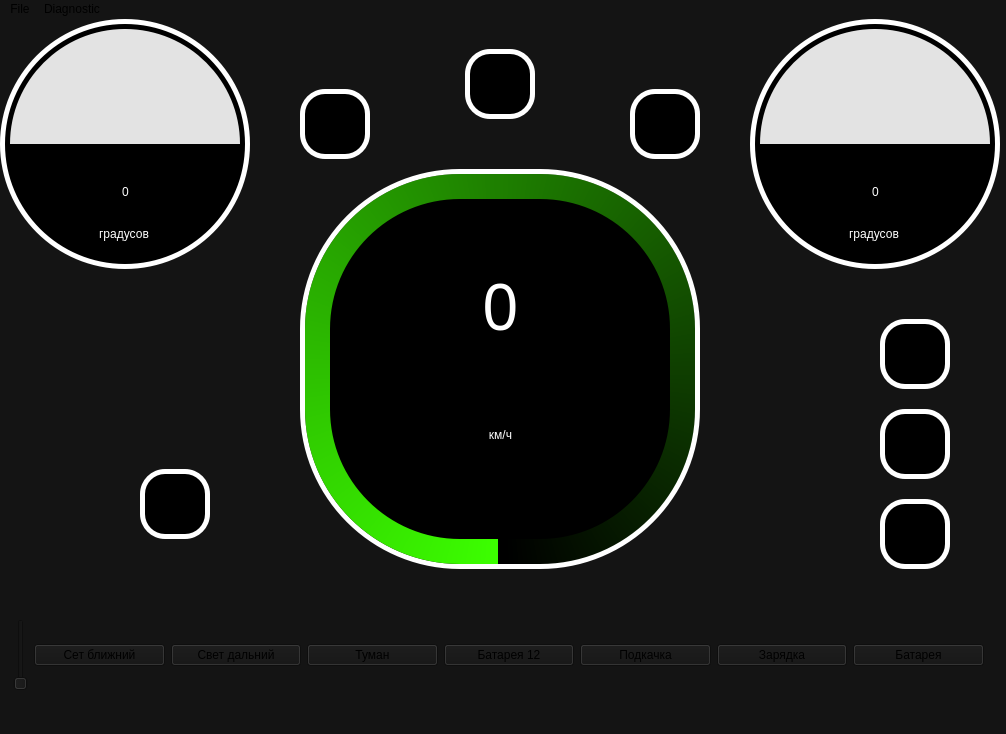
<?xml version="1.0" encoding="UTF-8"?>
<ui version="4.0">
 <class>MainWindow</class>
 <widget class="QMainWindow" name="MainWindow">
  <property name="enabled">
   <bool>true</bool>
  </property>
  <property name="geometry">
   <rect>
    <x>0</x>
    <y>0</y>
    <width>1006</width>
    <height>734</height>
   </rect>
  </property>
  <property name="windowTitle">
   <string>MainWindow</string>
  </property>
  <property name="styleSheet">
   <string notr="true">background-color: rgb(20, 20, 20);
font: 75 12pt &quot;MS Shell Dlg 2&quot;;
</string>
  </property>
  <widget class="QWidget" name="centralwidget">
   <widget class="QFrame" name="circularSpeedBase">
    <property name="geometry">
     <rect>
      <x>300</x>
      <y>150</y>
      <width>400</width>
      <height>400</height>
     </rect>
    </property>
    <property name="styleSheet">
     <string notr="true">background-color: rgba(255, 255, 255, 255);
border-radius: 160px;</string>
    </property>
    <property name="frameShape">
     <enum>QFrame::NoFrame</enum>
    </property>
    <property name="frameShadow">
     <enum>QFrame::Raised</enum>
    </property>
    <widget class="QFrame" name="circularSpeedProgress">
     <property name="geometry">
      <rect>
       <x>5</x>
       <y>5</y>
       <width>390</width>
       <height>390</height>
      </rect>
     </property>
     <property name="styleSheet">
      <string notr="true">QFrame{
	background-color: qconicalgradient(cx:0.5, cy:0.5, angle:270, stop:0 rgba(170, 0, 0, 0), stop:0.00632911 rgba(0, 255, 0, 0), stop:0.998734 rgba(60, 255, 0, 255));
	border-radius:155px;
}</string>
     </property>
     <property name="frameShape">
      <enum>QFrame::NoFrame</enum>
     </property>
     <property name="frameShadow">
      <enum>QFrame::Raised</enum>
     </property>
    </widget>
    <widget class="QFrame" name="circularBg">
     <property name="geometry">
      <rect>
       <x>5</x>
       <y>5</y>
       <width>390</width>
       <height>390</height>
      </rect>
     </property>
     <property name="styleSheet">
      <string notr="true">QFrame{
	background-color: rgba(0, 0, 0, 255);
	border-radius:155px;
}</string>
     </property>
     <property name="frameShape">
      <enum>QFrame::NoFrame</enum>
     </property>
     <property name="frameShadow">
      <enum>QFrame::Raised</enum>
     </property>
    </widget>
    <widget class="QFrame" name="container">
     <property name="geometry">
      <rect>
       <x>30</x>
       <y>30</y>
       <width>340</width>
       <height>340</height>
      </rect>
     </property>
     <property name="styleSheet">
      <string notr="true">QFrame{
	border-radius: 130px;
	background-color: rgb(0, 0, 0);
}</string>
     </property>
     <property name="frameShape">
      <enum>QFrame::NoFrame</enum>
     </property>
     <property name="frameShadow">
      <enum>QFrame::Raised</enum>
     </property>
     <widget class="QWidget" name="layoutWidget">
      <property name="geometry">
       <rect>
        <x>40</x>
        <y>40</y>
        <width>261</width>
        <height>261</height>
       </rect>
      </property>
      <layout class="QVBoxLayout" name="verticalLayout">
       <property name="spacing">
        <number>0</number>
       </property>
       <item>
        <widget class="QLabel" name="speed">
         <property name="font">
          <font>
           <family>BankGothic Lt BT</family>
           <pointsize>48</pointsize>
           <weight>50</weight>
           <italic>false</italic>
           <bold>false</bold>
          </font>
         </property>
         <property name="styleSheet">
          <string notr="true">
font: 48pt &quot;BankGothic Lt BT&quot;;
color: rgb(255, 255, 255);
background-color: rgba(0, 0, 0, 255);
</string>
         </property>
         <property name="text">
          <string>0</string>
         </property>
         <property name="alignment">
          <set>Qt::AlignCenter</set>
         </property>
        </widget>
       </item>
       <item>
        <widget class="QLabel" name="kmH">
         <property name="styleSheet">
          <string notr="true">
font: 20pt &quot;BankGothic Lt BT&quot;;
color: rgb(255, 255, 255);
background-color: rgba(0, 0, 0, 255);
</string>
         </property>
         <property name="text">
          <string>км/ч</string>
         </property>
         <property name="alignment">
          <set>Qt::AlignCenter</set>
         </property>
        </widget>
       </item>
      </layout>
      <zorder>kmH</zorder>
      <zorder>speed</zorder>
     </widget>
    </widget>
    <zorder>circularBg</zorder>
    <zorder>circularSpeedProgress</zorder>
    <zorder>container</zorder>
   </widget>
   <widget class="QWidget" name="layoutWidget">
    <property name="geometry">
     <rect>
      <x>13</x>
      <y>600</y>
      <width>971</width>
      <height>72</height>
     </rect>
    </property>
    <layout class="QHBoxLayout" name="horizontalLayout">
     <item>
      <widget class="QSlider" name="speedSlider">
       <property name="orientation">
        <enum>Qt::Vertical</enum>
       </property>
      </widget>
     </item>
     <item>
      <widget class="QPushButton" name="lowBeamsBtn">
       <property name="text">
        <string>Сет ближний</string>
       </property>
      </widget>
     </item>
     <item>
      <widget class="QPushButton" name="highBeamsBtn">
       <property name="text">
        <string>Свет дальний</string>
       </property>
      </widget>
     </item>
     <item>
      <widget class="QPushButton" name="fogLigghtsBtn">
       <property name="text">
        <string>Туман</string>
       </property>
      </widget>
     </item>
     <item>
      <widget class="QPushButton" name="battery12Btn">
       <property name="text">
        <string>Батарея 12</string>
       </property>
      </widget>
     </item>
     <item>
      <widget class="QPushButton" name="wheelPumpBtn">
       <property name="text">
        <string>Подкачка</string>
       </property>
      </widget>
     </item>
     <item>
      <widget class="QPushButton" name="chargePowerBatBtn">
       <property name="text">
        <string>Зарядка</string>
       </property>
      </widget>
     </item>
     <item>
      <widget class="QPushButton" name="powerBatStateBtn">
       <property name="enabled">
        <bool>true</bool>
       </property>
       <property name="text">
        <string>Батарея</string>
       </property>
      </widget>
     </item>
    </layout>
   </widget>
   <widget class="QWidget" name="widget" native="true">
    <property name="geometry">
     <rect>
      <x>300</x>
      <y>70</y>
      <width>70</width>
      <height>70</height>
     </rect>
    </property>
    <property name="sizePolicy">
     <sizepolicy hsizetype="Fixed" vsizetype="Fixed">
      <horstretch>0</horstretch>
      <verstretch>0</verstretch>
     </sizepolicy>
    </property>
    <property name="styleSheet">
     <string notr="true">background-color: rgb(255, 255, 255);
border-radius: 25px;</string>
    </property>
    <widget class="QLabel" name="lowBeams">
     <property name="geometry">
      <rect>
       <x>5</x>
       <y>5</y>
       <width>60</width>
       <height>60</height>
      </rect>
     </property>
     <property name="sizePolicy">
      <sizepolicy hsizetype="Expanding" vsizetype="Expanding">
       <horstretch>0</horstretch>
       <verstretch>0</verstretch>
      </sizepolicy>
     </property>
     <property name="minimumSize">
      <size>
       <width>40</width>
       <height>40</height>
      </size>
     </property>
     <property name="maximumSize">
      <size>
       <width>60</width>
       <height>60</height>
      </size>
     </property>
     <property name="styleSheet">
      <string notr="true">background-color: rgb(0, 0, 0);
border-radius: 20px;
padding:5px;</string>
     </property>
     <property name="text">
      <string/>
     </property>
     <property name="pixmap">
      <pixmap>icons/low_beam_off.png</pixmap>
     </property>
     <property name="scaledContents">
      <bool>true</bool>
     </property>
     <property name="alignment">
      <set>Qt::AlignCenter</set>
     </property>
    </widget>
   </widget>
   <widget class="QWidget" name="widget_2" native="true">
    <property name="geometry">
     <rect>
      <x>465</x>
      <y>30</y>
      <width>70</width>
      <height>70</height>
     </rect>
    </property>
    <property name="sizePolicy">
     <sizepolicy hsizetype="Fixed" vsizetype="Fixed">
      <horstretch>0</horstretch>
      <verstretch>0</verstretch>
     </sizepolicy>
    </property>
    <property name="styleSheet">
     <string notr="true">background-color: rgb(255, 255, 255);
border-radius: 25px;</string>
    </property>
    <widget class="QLabel" name="highBeams">
     <property name="geometry">
      <rect>
       <x>5</x>
       <y>5</y>
       <width>60</width>
       <height>60</height>
      </rect>
     </property>
     <property name="sizePolicy">
      <sizepolicy hsizetype="Expanding" vsizetype="Expanding">
       <horstretch>0</horstretch>
       <verstretch>0</verstretch>
      </sizepolicy>
     </property>
     <property name="minimumSize">
      <size>
       <width>40</width>
       <height>40</height>
      </size>
     </property>
     <property name="maximumSize">
      <size>
       <width>60</width>
       <height>60</height>
      </size>
     </property>
     <property name="styleSheet">
      <string notr="true">background-color: rgb(0, 0, 0);
border-radius: 20px;
padding: 5px;</string>
     </property>
     <property name="text">
      <string/>
     </property>
     <property name="pixmap">
      <pixmap>icons/high_beam_off.png</pixmap>
     </property>
     <property name="scaledContents">
      <bool>true</bool>
     </property>
    </widget>
   </widget>
   <widget class="QWidget" name="widget_3" native="true">
    <property name="geometry">
     <rect>
      <x>630</x>
      <y>70</y>
      <width>70</width>
      <height>70</height>
     </rect>
    </property>
    <property name="sizePolicy">
     <sizepolicy hsizetype="Fixed" vsizetype="Fixed">
      <horstretch>0</horstretch>
      <verstretch>0</verstretch>
     </sizepolicy>
    </property>
    <property name="styleSheet">
     <string notr="true">background-color: rgb(255, 255, 255);
border-radius: 25px;</string>
    </property>
    <widget class="QLabel" name="fogLights">
     <property name="geometry">
      <rect>
       <x>5</x>
       <y>5</y>
       <width>60</width>
       <height>60</height>
      </rect>
     </property>
     <property name="sizePolicy">
      <sizepolicy hsizetype="Expanding" vsizetype="Expanding">
       <horstretch>0</horstretch>
       <verstretch>0</verstretch>
      </sizepolicy>
     </property>
     <property name="minimumSize">
      <size>
       <width>40</width>
       <height>40</height>
      </size>
     </property>
     <property name="maximumSize">
      <size>
       <width>60</width>
       <height>60</height>
      </size>
     </property>
     <property name="styleSheet">
      <string notr="true">background-color: rgb(0, 0, 0);
border-radius: 20px;
padding: 5px;</string>
     </property>
     <property name="text">
      <string/>
     </property>
     <property name="pixmap">
      <pixmap>icons/fog_ligfht_off.png</pixmap>
     </property>
     <property name="scaledContents">
      <bool>true</bool>
     </property>
    </widget>
   </widget>
   <widget class="QWidget" name="widget_4" native="true">
    <property name="geometry">
     <rect>
      <x>880</x>
      <y>480</y>
      <width>70</width>
      <height>70</height>
     </rect>
    </property>
    <property name="sizePolicy">
     <sizepolicy hsizetype="Fixed" vsizetype="Fixed">
      <horstretch>0</horstretch>
      <verstretch>0</verstretch>
     </sizepolicy>
    </property>
    <property name="styleSheet">
     <string notr="true">background-color: rgb(255, 255, 255);
border-radius: 25px;</string>
    </property>
    <widget class="QLabel" name="battery12">
     <property name="geometry">
      <rect>
       <x>5</x>
       <y>5</y>
       <width>60</width>
       <height>60</height>
      </rect>
     </property>
     <property name="sizePolicy">
      <sizepolicy hsizetype="Expanding" vsizetype="Expanding">
       <horstretch>0</horstretch>
       <verstretch>0</verstretch>
      </sizepolicy>
     </property>
     <property name="minimumSize">
      <size>
       <width>40</width>
       <height>40</height>
      </size>
     </property>
     <property name="maximumSize">
      <size>
       <width>60</width>
       <height>60</height>
      </size>
     </property>
     <property name="styleSheet">
      <string notr="true">background-color: rgb(0, 0, 0);
border-radius: 20px;
padding: 8px;</string>
     </property>
     <property name="text">
      <string/>
     </property>
     <property name="pixmap">
      <pixmap>icons/battery_12V_state_OK.png</pixmap>
     </property>
     <property name="scaledContents">
      <bool>true</bool>
     </property>
    </widget>
   </widget>
   <widget class="QWidget" name="widget_5" native="true">
    <property name="geometry">
     <rect>
      <x>140</x>
      <y>450</y>
      <width>70</width>
      <height>70</height>
     </rect>
    </property>
    <property name="sizePolicy">
     <sizepolicy hsizetype="Fixed" vsizetype="Fixed">
      <horstretch>0</horstretch>
      <verstretch>0</verstretch>
     </sizepolicy>
    </property>
    <property name="styleSheet">
     <string notr="true">background-color: rgb(255, 255, 255);
border-radius: 25px;</string>
    </property>
    <widget class="QLabel" name="wheelsPump">
     <property name="geometry">
      <rect>
       <x>5</x>
       <y>5</y>
       <width>60</width>
       <height>60</height>
      </rect>
     </property>
     <property name="sizePolicy">
      <sizepolicy hsizetype="Expanding" vsizetype="Expanding">
       <horstretch>0</horstretch>
       <verstretch>0</verstretch>
      </sizepolicy>
     </property>
     <property name="minimumSize">
      <size>
       <width>40</width>
       <height>40</height>
      </size>
     </property>
     <property name="maximumSize">
      <size>
       <width>60</width>
       <height>60</height>
      </size>
     </property>
     <property name="styleSheet">
      <string notr="true">background-color: rgb(0, 0, 0);
border-radius: 20px;
padding: 8px;</string>
     </property>
     <property name="text">
      <string/>
     </property>
     <property name="pixmap">
      <pixmap>icons/wheel_pump_off.png</pixmap>
     </property>
     <property name="scaledContents">
      <bool>true</bool>
     </property>
    </widget>
   </widget>
   <widget class="QWidget" name="widget_6" native="true">
    <property name="geometry">
     <rect>
      <x>880</x>
      <y>300</y>
      <width>70</width>
      <height>70</height>
     </rect>
    </property>
    <property name="sizePolicy">
     <sizepolicy hsizetype="Fixed" vsizetype="Fixed">
      <horstretch>0</horstretch>
      <verstretch>0</verstretch>
     </sizepolicy>
    </property>
    <property name="styleSheet">
     <string notr="true">background-color: rgb(255, 255, 255);
border-radius: 25px;</string>
    </property>
    <widget class="QLabel" name="chargePowerBat">
     <property name="geometry">
      <rect>
       <x>5</x>
       <y>5</y>
       <width>60</width>
       <height>60</height>
      </rect>
     </property>
     <property name="sizePolicy">
      <sizepolicy hsizetype="Expanding" vsizetype="Expanding">
       <horstretch>0</horstretch>
       <verstretch>0</verstretch>
      </sizepolicy>
     </property>
     <property name="minimumSize">
      <size>
       <width>40</width>
       <height>40</height>
      </size>
     </property>
     <property name="maximumSize">
      <size>
       <width>60</width>
       <height>60</height>
      </size>
     </property>
     <property name="styleSheet">
      <string notr="true">background-color: rgb(0, 0, 0);
border-radius: 20px;
padding: 8px;</string>
     </property>
     <property name="text">
      <string/>
     </property>
     <property name="pixmap">
      <pixmap>icons/charge_power_bat_off.png</pixmap>
     </property>
     <property name="scaledContents">
      <bool>true</bool>
     </property>
    </widget>
   </widget>
   <widget class="QWidget" name="widget_7" native="true">
    <property name="geometry">
     <rect>
      <x>880</x>
      <y>390</y>
      <width>70</width>
      <height>70</height>
     </rect>
    </property>
    <property name="sizePolicy">
     <sizepolicy hsizetype="Fixed" vsizetype="Fixed">
      <horstretch>0</horstretch>
      <verstretch>0</verstretch>
     </sizepolicy>
    </property>
    <property name="styleSheet">
     <string notr="true">background-color: rgb(255, 255, 255);
border-radius: 25px;</string>
    </property>
    <widget class="QLabel" name="powerBatState">
     <property name="geometry">
      <rect>
       <x>5</x>
       <y>5</y>
       <width>60</width>
       <height>60</height>
      </rect>
     </property>
     <property name="sizePolicy">
      <sizepolicy hsizetype="Expanding" vsizetype="Expanding">
       <horstretch>0</horstretch>
       <verstretch>0</verstretch>
      </sizepolicy>
     </property>
     <property name="minimumSize">
      <size>
       <width>40</width>
       <height>40</height>
      </size>
     </property>
     <property name="maximumSize">
      <size>
       <width>60</width>
       <height>60</height>
      </size>
     </property>
     <property name="styleSheet">
      <string notr="true">background-color: rgb(0, 0, 0);
border-radius: 20px;
padding: 8px;</string>
     </property>
     <property name="text">
      <string/>
     </property>
     <property name="pixmap">
      <pixmap>icons/power_bat_state_80_percent.png</pixmap>
     </property>
     <property name="scaledContents">
      <bool>true</bool>
     </property>
    </widget>
   </widget>
   <widget class="QWidget" name="tangBase" native="true">
    <property name="geometry">
     <rect>
      <x>0</x>
      <y>0</y>
      <width>250</width>
      <height>250</height>
     </rect>
    </property>
    <property name="styleSheet">
     <string notr="true">border-radius: 125px;
background-color: rgb(255, 255, 255);</string>
    </property>
    <widget class="QWidget" name="tangAnimation" native="true">
     <property name="geometry">
      <rect>
       <x>10</x>
       <y>10</y>
       <width>230</width>
       <height>230</height>
      </rect>
     </property>
     <property name="styleSheet">
      <string notr="true">QWidget{
background-color: qconicalgradient(cx:0.5, cy:0.5, angle:0, stop:0.499 rgba(227, 227, 227, 255), stop:0.5 rgba(0, 0, 0, 255));
border-radius: 115px;
}</string>
     </property>
     <widget class="QLabel" name="speed_2">
      <property name="geometry">
       <rect>
        <x>80</x>
        <y>140</y>
        <width>71</width>
        <height>45</height>
       </rect>
      </property>
      <property name="styleSheet">
       <string notr="true">
font: 30pt &quot;BankGothic Lt BT&quot;;
color: rgb(255, 255, 255);
background-color: rgba(0, 0, 0, 0);</string>
      </property>
      <property name="text">
       <string>0</string>
      </property>
      <property name="alignment">
       <set>Qt::AlignCenter</set>
      </property>
     </widget>
     <widget class="QLabel" name="kmH_2">
      <property name="geometry">
       <rect>
        <x>71</x>
        <y>192</y>
        <width>86</width>
        <height>26</height>
       </rect>
      </property>
      <property name="styleSheet">
       <string notr="true">
font: 12pt &quot;BankGothic Lt BT&quot;;
color: rgb(255, 255, 255);
background-color: rgba(0, 0, 0, 0);
</string>
      </property>
      <property name="text">
       <string>градусов</string>
      </property>
      <property name="alignment">
       <set>Qt::AlignCenter</set>
      </property>
     </widget>
    </widget>
    <widget class="QWidget" name="tangCanvas" native="true">
     <property name="geometry">
      <rect>
       <x>5</x>
       <y>5</y>
       <width>240</width>
       <height>240</height>
      </rect>
     </property>
     <property name="styleSheet">
      <string notr="true">background-color: rgb(0, 0, 0);
border-radius: 120px;</string>
     </property>
    </widget>
    <zorder>tangCanvas</zorder>
    <zorder>tangAnimation</zorder>
   </widget>
   <widget class="QWidget" name="rollBase" native="true">
    <property name="geometry">
     <rect>
      <x>750</x>
      <y>0</y>
      <width>250</width>
      <height>250</height>
     </rect>
    </property>
    <property name="styleSheet">
     <string notr="true">border-radius: 125px;
background-color: rgb(255, 255, 255);</string>
    </property>
    <widget class="QWidget" name="rollAnimation" native="true">
     <property name="geometry">
      <rect>
       <x>10</x>
       <y>10</y>
       <width>230</width>
       <height>230</height>
      </rect>
     </property>
     <property name="styleSheet">
      <string notr="true">QWidget{
background-color: qconicalgradient(cx:0.5, cy:0.5, angle:0, stop:0.499 rgba(227, 227, 227, 255), stop:0.5 rgba(0, 0, 0, 255));
border-radius: 115px;
}</string>
     </property>
     <widget class="QLabel" name="speed_3">
      <property name="geometry">
       <rect>
        <x>70</x>
        <y>140</y>
        <width>91</width>
        <height>45</height>
       </rect>
      </property>
      <property name="styleSheet">
       <string notr="true">
font: 30pt &quot;BankGothic Lt BT&quot;;
color: rgb(255, 255, 255);
background-color: rgba(0, 0, 0, 0);</string>
      </property>
      <property name="text">
       <string>0</string>
      </property>
      <property name="alignment">
       <set>Qt::AlignCenter</set>
      </property>
     </widget>
     <widget class="QLabel" name="kmH_3">
      <property name="geometry">
       <rect>
        <x>71</x>
        <y>192</y>
        <width>86</width>
        <height>26</height>
       </rect>
      </property>
      <property name="styleSheet">
       <string notr="true">
font: 12pt &quot;BankGothic Lt BT&quot;;
color: rgb(255, 255, 255);
background-color: rgba(0, 0, 0, 0);
</string>
      </property>
      <property name="text">
       <string>градусов</string>
      </property>
      <property name="alignment">
       <set>Qt::AlignCenter</set>
      </property>
     </widget>
    </widget>
    <widget class="QWidget" name="rollCanvas" native="true">
     <property name="geometry">
      <rect>
       <x>5</x>
       <y>5</y>
       <width>240</width>
       <height>240</height>
      </rect>
     </property>
     <property name="styleSheet">
      <string notr="true">background-color: rgb(0, 0, 0);
border-radius: 120px;</string>
     </property>
    </widget>
    <zorder>rollCanvas</zorder>
    <zorder>rollAnimation</zorder>
   </widget>
   <zorder>rollBase</zorder>
   <zorder>circularSpeedBase</zorder>
   <zorder>layoutWidget</zorder>
   <zorder>widget</zorder>
   <zorder>widget_2</zorder>
   <zorder>widget_3</zorder>
   <zorder>widget_4</zorder>
   <zorder>widget_5</zorder>
   <zorder>widget_6</zorder>
   <zorder>widget_7</zorder>
   <zorder>tangBase</zorder>
  </widget>
  <widget class="QMenuBar" name="menubar">
   <property name="geometry">
    <rect>
     <x>0</x>
     <y>0</y>
     <width>1006</width>
     <height>30</height>
    </rect>
   </property>
   <widget class="QMenu" name="menuFile">
    <property name="title">
     <string>File</string>
    </property>
   </widget>
   <widget class="QMenu" name="menuDiagnostic">
    <property name="title">
     <string>Diagnostic</string>
    </property>
   </widget>
   <addaction name="menuFile"/>
   <addaction name="menuDiagnostic"/>
  </widget>
  <widget class="QStatusBar" name="statusbar"/>
 </widget>
 <resources>
  <include location="rsc.qrc"/>
 </resources>
 <connections/>
</ui>
